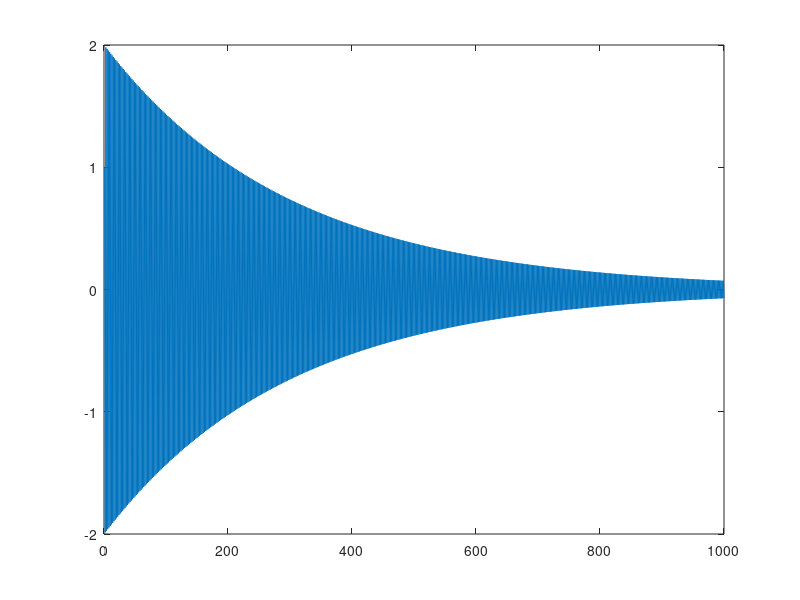

The MATLAB script that drew this image:
clear all;
Fe=100;
t=(0:10*Fe-1)/Fe;
T=1/Fe;
A=[-11/4, -11/8, -5/4; 27/4, 11/8, 21/4;15/8 19/16 5/8];
b =[1,-1,-1/2]';
cT =[3/8, 1/2, -1/4];
d = 0;
e=ones(1,10*Fe);
x(:,1)=[0,0,0]';
Ae=[A,b;zeros(1,3),0]*T;
Exp_Ae=expm(Ae);
fi=Exp_Ae(1:3,1:3);
ps=Exp_Ae(1:3,4);
polyD=poly(fi);
les_poles=roots(polyD);
polyN=poly(fi-ps*cT)-polyD;
les_zeros=roots(polyN);
filter_N=poly(les_poles(2:3));
filter_D=poly(les_zeros(2));

s=filter(filter_N,filter_D,e,[0,0]);
plot(s);